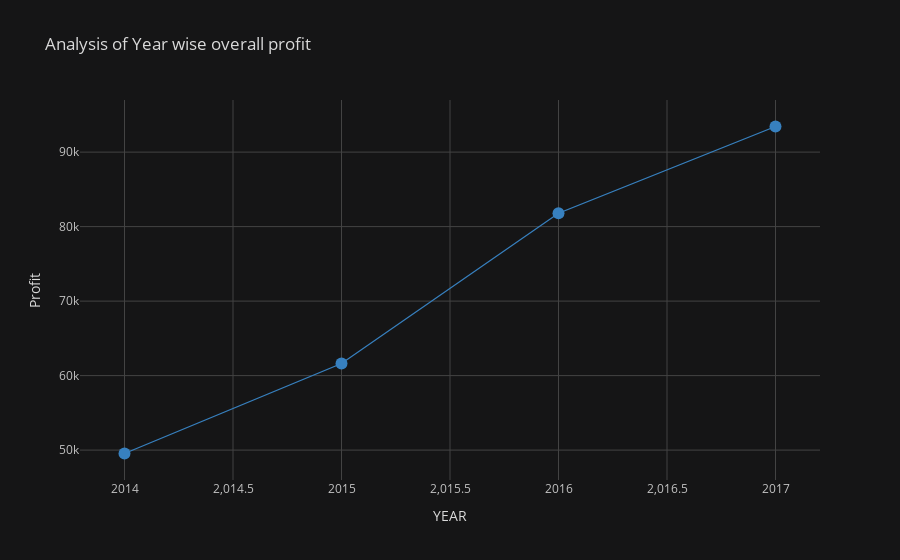

Source (notebook cell):
### Markdown cell above
# Total Analysis Year wise

### Code cell
# Year wise overall profit  
profit_quntity=df[['Year','Profit']]
profit_quntity=profit_quntity.groupby('Year')
profit_quntity=profit_quntity['Profit'].sum()

print(profit_quntity)

profit_quntity.iplot(kind='line',colors='Blue',mode='lines+markers+text',title='Analysis of Year wise overall profit',theme='solar',xTitle='YEAR',yTitle='Profit')

### Figure 1 — Plotly figure (JSON) as saved in the notebook; plotly's stock layout.template omitted (floating-point values rounded to 4 significant figures)
{"data": [{"line": {"color": "rgba(55, 128, 191, 1.0)", "dash": "solid", "shape": "linear", "width": 1.3}, "marker": {"size": 12, "symbol": "circle"}, "mode": "lines+markers+text", "name": "Profit", "text": "", "type": "scatter", "x": ["2014", "2015", "2016", "2017"], "y": [49540.0, 61620.0, 81800.0, 93440.0]}], "layout": {"legend": {"bgcolor": "#151516", "font": {"color": "#D9D9D9"}}, "paper_bgcolor": "#151516", "plot_bgcolor": "#151516", "title": {"font": {"color": "#D9D9D9"}, "text": "Analysis of Year wise overall profit"}, "xaxis": {"gridcolor": "#434343", "showgrid": true, "tickfont": {"color": "#C2C2C2"}, "title": {"font": {"color": "#D9D9D9"}, "text": "YEAR"}, "zerolinecolor": "#666570"}, "yaxis": {"gridcolor": "#434343", "showgrid": true, "tickfont": {"color": "#C2C2C2"}, "title": {"font": {"color": "#D9D9D9"}, "text": "Profit"}, "zerolinecolor": "#666570"}}}
